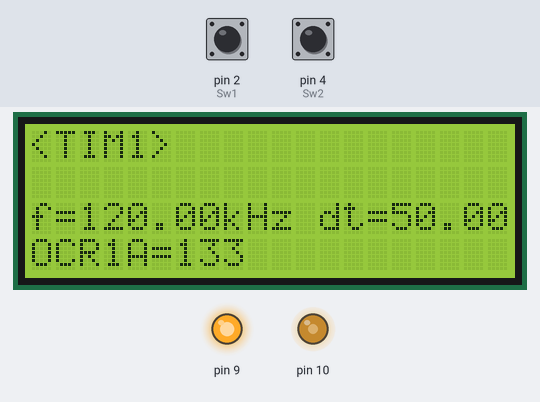
Bench run of a sketch on a simulated Arduino Uno, built with avr-gcc and run on an emulated ATmega328P. Parts: 20×4 character LCD, output pins drawn as LEDs (lit = HIGH). The test bench sets the inputs (shaded band); at power-on: pin 2 (Sw1) HIGH, pin 4 (Sw2) HIGH.

Above: at 1.2 s.
1.3 s: pin 2 (Sw1) pulled LOW for 0.15 s
At 1.9 s:
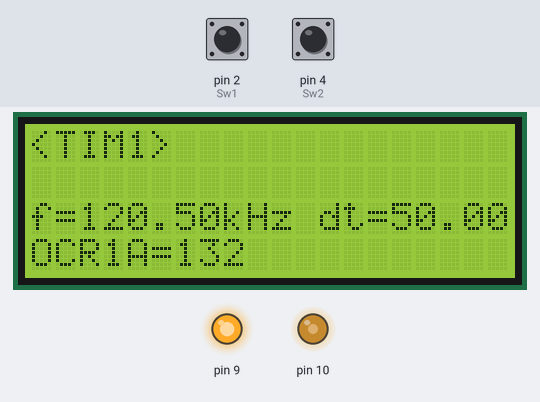
2.9 s: pin 2 (Sw1) pulled LOW for 1 s
At 4.3 s:
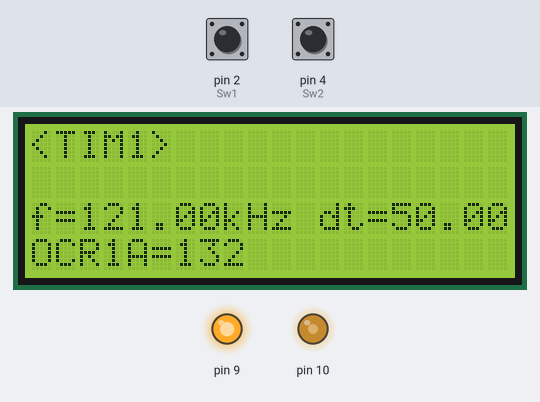
Timing chart, 0 to 5.9 s (numbered marks = the images above; inputs shaded):
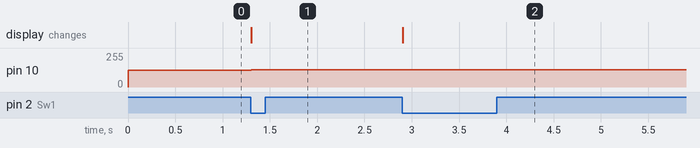

The sketch:

LCD_PWM_001.ino
```cpp
#include <LiquidCrystal.h>

#define Sw1 2
#define Sw2 4
#define RS 13
#define E 12
#define D4 14
#define D5 15
#define D6 16
#define D7 17

#define PWM1 9
#define PWM2 10

LiquidCrystal lcd(RS,E,D4,D5,D6,D7);

byte Sw1_State = 0x01;
byte Sw1_ChataState = 0x00;

byte Sw2_State = 0x01;
byte Sw2_ChataState = 0x00;

float freq = 120.0;
float duty = 50.0;

float freq_min = 50;
float freq_max = 1000;


void setup() {


  pinMode(Sw1,INPUT_PULLUP);
  pinMode(Sw2,INPUT_PULLUP);
  pinMode(9, OUTPUT);
  pinMode(10, OUTPUT);
  TCCR1A = 0b10100011;
  TCCR1B = 0b00011001;
  OCR1A = (16000 / freq);
  OCR1B = OCR1A*(duty/100);

  lcd.begin(20,4);
  lcd.clear();
  /*
  lcd.setCursor(2, 0);
  lcd.print("Pulse Generator");
  //lcd.clear();
  lcd.setCursor(3, 2);
  lcd.print("v0.01");
  delay(5000);
  lcd.clear();
  delay(2000);
  */
  lcd.print("<TIM1>");
  lcd.setCursor(0, 2);
  lcd.print("f=");
  lcd.setCursor(2, 2);
  lcd.print(freq);
  lcd.setCursor(8, 2);
  lcd.print("kHz");
  lcd.setCursor(12, 2);
  lcd.print("dt=");
  lcd.setCursor(15, 2);
  lcd.print(duty);
  lcd.setCursor(0, 3);
  lcd.print("OCR1A=");
  lcd.setCursor(6, 3);
  lcd.print(OCR1A);
  //lcd.setCursor(4, 2);
  //lcd.print(">");
}

  //CH1(4,2),CH2(4,4)
  //CH3(12,2,I2C(12,4)

void loop() {
  if( !digitalRead(Sw1) ){
    if(Sw1_ChataState < 3){
      Sw1_ChataState++;
        if(Sw1_ChataState>=3){
          freq+=0.5;
          if(freq>=freq_max) freq = freq_max;
          lcd.setCursor(2, 2);
          lcd.print(freq);
          OCR1A = (16000 / freq);
          OCR1B = OCR1A*(duty/100);
          OCRnx_Crear();
          lcd.setCursor(6, 3);
          lcd.print(OCR1A);

        }
    }
  }
  else Sw1_ChataState = 0 ;

  if( !digitalRead(Sw2) ){
    if(Sw2_ChataState < 3){
      Sw2_ChataState++;
        if(Sw2_ChataState>=3){
          freq-=0.5;
          if(freq<=freq_min) freq = freq_min;
          lcd.setCursor(2, 2);
          lcd.print(freq);
          OCR1A = (16000 / freq);
          OCR1B = OCR1A*(duty/100);
          OCRnx_Crear();
          lcd.setCursor(6, 3);
          lcd.print(OCR1A);
        }
    }
  }
  else Sw2_ChataState = 0 ;

  if(Sw1_State>4) Sw1_State=1;
}

//SW押されたら

void SelectMark_Crear(void){
  lcd.setCursor(4, 2);
  lcd.print(" ");
  lcd.setCursor(4, 4);
  lcd.print(" ");
  lcd.setCursor(12, 2);
  lcd.print(" ");
  lcd.setCursor(12, 4);
  lcd.print(" ");
}

void OCRnx_Crear(void){
  lcd.setCursor(6, 3);
  lcd.print("   ");

}
```

Measured:
- after the input at 1.3 s, pin 10: 127/255 → 128/255 at once; the display: changes at once (image 1)
- after the input at 2.9 s, the display: changes at once (image 2)
